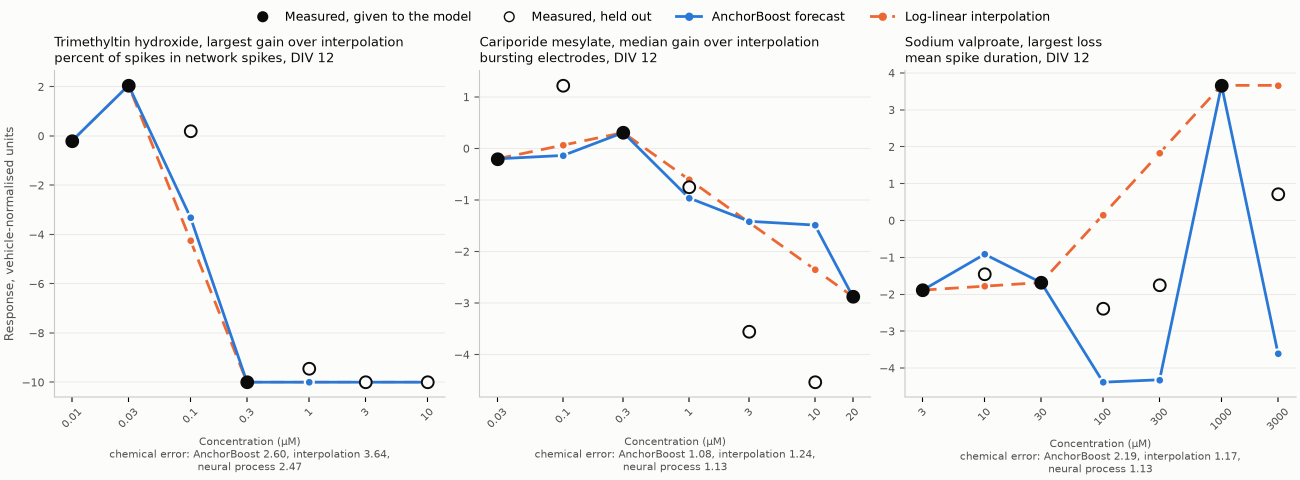
#> input picture chip_forecast_examples.png, 2600 x 960 px (shown at 1/2 size)
$ python -i ooc_qc.py   (imports and definitions only)
#> lines starting #> are read from the running program, lines starting #| are printed output that depends on the picture
#!/usr/bin/env python3
"""Reproducible, CPU-only baselines for organ-on-a-chip image quality.

The source images and datasheet stay with Zenodo. This program downloads them
on demand and does not redistribute source data or trained weights.
"""
from __future__ import annotations

import argparse
from collections import Counter, defaultdict
import hashlib
import json
import math
from pathlib import Path
import re
import time
import urllib.request
import xml.etree.ElementTree as ET
import zipfile

import numpy as np

DATASET_URL = "https://zenodo.org/records/10203721"
TABLE_URL = "https://zenodo.org/api/records/10203721/files/OOC_datasheet.xlsx/content"
TABLE_SHA256 = "863fc133f8be825c010c41ea26168fedb75af8d2722646f61402779583073eba"
IMAGE_URL = "https://zenodo.org/api/records/10203721/files/OOC_image_dataset.zip/content"
IMAGE_SIZE = 6710767405
IMAGE_MD5 = "8f7e058996203d48eb03b2d86c0a2e4d"
NS = "{http://schemas.openxmlformats.org/spreadsheetml/2006/main}"
CACHE = Path(__file__).resolve().parent / ".cache"


# [53 lines left out: functions fetch_table, read_table, group_bucket, not called in this run]


def split_for(image_id: str) -> str:
    bucket = group_bucket(image_id)
    return "test" if bucket < 20 else "val" if bucket < 30 else "train"


# [64 lines left out: functions split_rows, split_summary, numeric, metadata_features, not called in this run]


def sigmoid(values: np.ndarray) -> np.ndarray:
    values = np.clip(values, -40, 40)
    return 1.0 / (1.0 + np.exp(-values))


# [183 lines left out: functions fit_logistic, confusion, metrics, select_threshold, prefix_bootstrap_interval, evaluate_model and 4 more, not called in this run]


IMAGE_FEATURE_NAMES = (
    "p05", "p25", "p50", "p75", "p95", "mean", "std", "laplacian_variance",
    "horizontal_difference", "vertical_difference", "edge_fraction",
    *(f"hist_{i}" for i in range(8)),
    *(f"quadrant_mean_{i}" for i in range(4)),
    *(f"quadrant_std_{i}" for i in range(4)),
    "row_mean_std", "column_mean_std",
)


def image_features(image_file) -> list[float]:
#> called with image_file = 'chip_forecast_examples.png'
    from PIL import Image

    with Image.open(image_file) as image:
#> image is the input picture: PIL image 2600x960 RGBA; mean R, G, B, A 245.4, 245.6, 245.2, 255
        if image.format != "PNG":
            raise ValueError("expected PNG")
        gray = image.convert("L").resize((128, 96), Image.Resampling.BILINEAR)
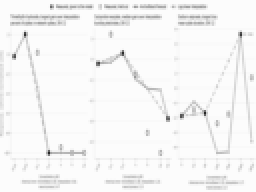
#> gray: PIL image 128x96 L (shown 2 times larger); min 39, max 252, mean 245.6
        array = np.asarray(gray, dtype=np.float64) / 255.0
    p = np.percentile(array, [5, 25, 50, 75, 95])
#> p = [0.835, 0.976, 0.988, 0.988, 0.988]
    core = array[1:-1, 1:-1]
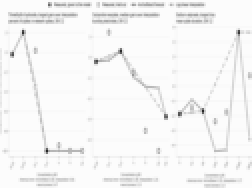
#> core: shape (94, 126) float64 (shown 2 times larger); min 0.153, max 0.988, mean 0.963
    lap = (array[:-2, 1:-1] + array[2:, 1:-1]
           + array[1:-1, :-2] + array[1:-1, 2:] - 4 * core)
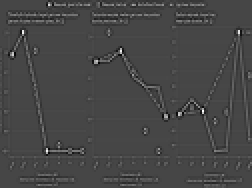
#> lap: shape (94, 126) float64 (shown 2 times larger); min -0.675, max 1.75, mean 0.000171; drawn with min black and max white
    dx = np.abs(array[:, 1:] - array[:, :-1])
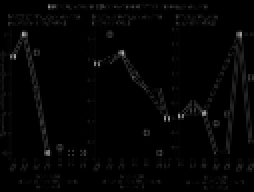
#> dx: shape (96, 127) float64 (shown 2 times larger); min 0, max 0.69, mean 0.0165
    dy = np.abs(array[1:, :] - array[:-1, :])
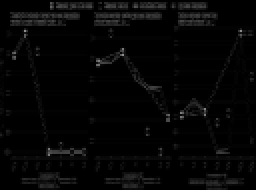
#> dy: shape (95, 128) float64 (shown 2 times larger); min 0, max 0.561, mean 0.0229
    histogram, _ = np.histogram(array, bins=8, range=(0.0, 1.0))
#> histogram = [0, 5, 7, 15, 11, 215, 739, 11296]
    quadrants = [array[y:y + 48, x:x + 64]
                 for y in (0, 48) for x in (0, 64)]
#> quadrants = 4 items
    values = [
        *map(float, p), float(array.mean()), float(array.std()), float(lap.var()),
        float(dx.mean()), float(dy.mean()), float(np.mean(np.abs(lap) > 0.08)),
        *map(float, histogram / array.size),
        *(float(part.mean()) for part in quadrants),
        *(float(part.std()) for part in quadrants),
        float(array.mean(axis=1).std()), float(array.mean(axis=0).std()),
    ]
#> values = 29 values, max 0.988 at index 2, min 0 at index 11, mean 0.387
    if len(values) != len(IMAGE_FEATURE_NAMES) or not all(math.isfinite(x) for x in values):
        raise ValueError("invalid image feature vector")
    # Canonicalize platform-scale reduction noise before serializing the cache.
    # This does not change the 29 features or the frozen model/threshold rules.
    return [round(value, 12) for value in values]


# [103 lines left out: functions read_feature_cache, command_extract_images, command_image_evaluate, main, not called in this run]


# [2 lines not run here, left out]

>>> result = image_features('chip_forecast_examples.png')
#> result has the same summary as values in image_features
